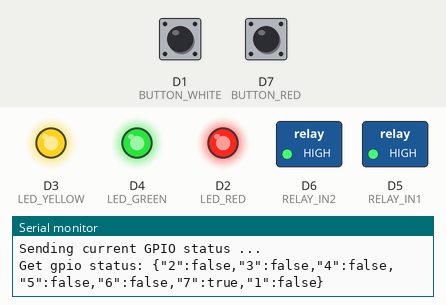
Simulated run of this sketch. Board: ESP8266 (NodeMCU). On the bench: switched loads named in the sketch (green lamp = pin HIGH), output pins drawn as LEDs (lit = HIGH), the last lines printed to the serial monitor. The test bench sets the inputs (shaded band); at power-on: D7 (BUTTON_RED) HIGH, D1 (BUTTON_WHITE) LOW. WiFi joins after 1.5 s; servers stay silent unless stated; no MQTT or app messages arrive unless stated.

Above: at 2.7 s.
2.8 s: D7 (BUTTON_RED) pulled LOW for 0.15 s
At 4.2 s:
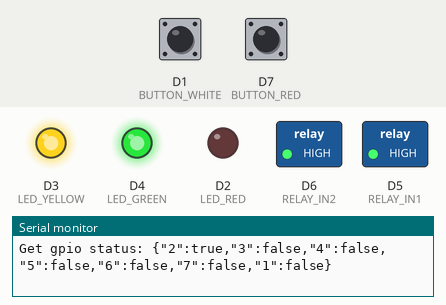
7.5 s: D7 (BUTTON_RED) pulled LOW for 1 s
At 7.8 s:
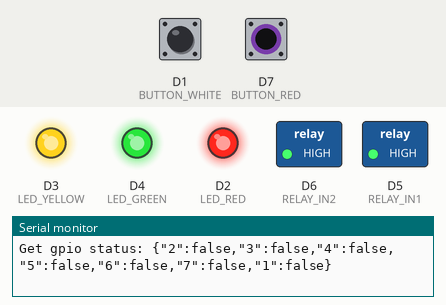
Timing chart, 0 to 10.5 s (numbered marks = the images above; inputs shaded):
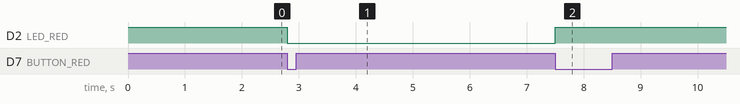

Measured:
- after the input at 2.8 s, D2 (LED_RED): HIGH → LOW at once
- after the input at 7.5 s, D2 (LED_RED): LOW → HIGH at once

The sketch:

Test-Send-Receive-2.ino
```cpp
// Includes
#include <ArduinoJson.h>
#include <PubSubClient.h>
#include <ESP8266WiFi.h>

// Defines
#define WIFI_AP "Dbz-Otthon"
#define WIFI_PASSWORD "19850317"
#define TOKEN "JTMNEoX4rwH3XaWuvrNN"
#define BUTTON_RED D7
#define BUTTON_WHITE D1
#define LED_RED D2
#define LED_YELLOW D3
#define LED_GREEN D4
#define RELAY_IN1 D5
#define RELAY_IN2 D6

// Variables
char thingsboardServer[] = "192.168.1.35";
bool state_BUTTON_RED, state_BUTTON_WHITE, state_LED_RED, state_LED_YELLOW, state_LED_GREEN, state_RELAY_IN1, state_RELAY_IN2;
bool lastState_BUTTON_RED, lastState_BUTTON_WHITE;
//unsigned long lastSend;

//ETC
WiFiClient wifiClient;
PubSubClient client(wifiClient);
int status = WL_IDLE_STATUS;

void setup()
{
  Serial.begin(115200);
  //lastSend = 0;

  // Init states
  state_BUTTON_RED = state_BUTTON_WHITE = state_LED_RED = state_LED_YELLOW = state_LED_GREEN = state_RELAY_IN1 = state_RELAY_IN2 = false;
  lastState_BUTTON_RED = lastState_BUTTON_WHITE = false;

  // Init GPIOs
  pinMode(BUTTON_RED, INPUT);
  pinMode(BUTTON_WHITE, INPUT);
  pinMode(LED_RED, OUTPUT);
  pinMode(LED_YELLOW, OUTPUT);
  pinMode(LED_GREEN, OUTPUT);
  pinMode(RELAY_IN1, OUTPUT);
  pinMode(RELAY_IN2, OUTPUT);

  digitalWrite(LED_RED, HIGH);
  digitalWrite(LED_YELLOW, HIGH);
  digitalWrite(LED_GREEN, HIGH);
  digitalWrite(RELAY_IN1, HIGH);
  digitalWrite(RELAY_IN2, HIGH);

  // Init WiFI
  InitWiFi();

  // Init Thingsboard
  client.setServer(thingsboardServer, 1883);
  client.setCallback(on_message);
}

void loop()
{
  loopInputs();

  if (!client.connected())
  {
    Reconnect();
  }

  /*
  if ( millis() - lastSend > 1000 ) // Update and send only after 1 seconds
  {
    //getAndSendData();
    lastSend = millis();
  }
  */

  client.loop();
}

void loopInputs()
{
  // Piros gomb toggle piros led
  lastState_BUTTON_RED = state_BUTTON_RED;
  state_BUTTON_RED = digitalRead(BUTTON_RED);
  if (lastState_BUTTON_RED == HIGH && state_BUTTON_RED == LOW)
  {
    state_LED_RED = !state_LED_RED;
    set_gpio_status(2, state_LED_RED);
    client.publish("v1/devices/me/attributes", get_gpio_status().c_str());
  }

  // Fehér gomb
  lastState_BUTTON_WHITE = state_BUTTON_WHITE;
  state_BUTTON_WHITE = digitalRead(BUTTON_WHITE);
  if (lastState_BUTTON_WHITE != state_BUTTON_WHITE)
  {
    client.publish("v1/devices/me/attributes", get_gpio_status().c_str());
  }
}

void on_message(const char* topic, byte* payload, unsigned int length)
{

  Serial.println("On message");

  char json[length + 1];
  strncpy (json, (char*)payload, length);
  json[length] = '\0';

  Serial.print("Topic: ");
  Serial.println(topic);
  Serial.print("Message: ");
  Serial.println(json);

  // Decode JSON request
  StaticJsonBuffer<200> jsonBuffer;
  JsonObject& data = jsonBuffer.parseObject((char*)json);

  if (!data.success())
  {
    Serial.println("parseObject() failed");
    return;
  }

  // Check request method
  String methodName = String((const char*)data["method"]);

  if (methodName.equals("getGpioStatus"))
  {
    // Reply with GPIO status
    String responseTopic = String(topic);
    responseTopic.replace("request", "response");
    client.publish(responseTopic.c_str(), get_gpio_status().c_str());
  }

  else if (methodName.equals("setGpioStatus"))
  {
    // Update GPIO status and reply
    set_gpio_status(data["params"]["pin"], data["params"]["enabled"]);
    String responseTopic = String(topic);
    responseTopic.replace("request", "response");
    client.publish(responseTopic.c_str(), get_gpio_status().c_str());
    client.publish("v1/devices/me/attributes", get_gpio_status().c_str());
  }
}

String get_gpio_status()
{
  StaticJsonBuffer<200> jsonBuffer;
  JsonObject& data = jsonBuffer.createObject();

  data[String(2)] = state_LED_RED ? true : false;
  data[String(3)] = state_LED_YELLOW ? true : false;
  data[String(4)] = state_LED_GREEN ? true : false;
  data[String(5)] = state_RELAY_IN1 ? true : false;
  data[String(6)] = state_RELAY_IN2 ? true : false;
  data[String(7)] = state_BUTTON_RED ? true : false;
  data[String(1)] = state_BUTTON_WHITE ? true : false;

  char payload[256];
  data.printTo(payload, sizeof(payload));
  String strPayload = String(payload);
  Serial.print("Get gpio status: ");
  Serial.println(strPayload);
  return strPayload;
}

void set_gpio_status(int pin, boolean enabled)
{
  if (pin == 2)
  {
    digitalWrite(LED_RED, enabled ? LOW : HIGH);
    state_LED_RED = enabled;
  }
  else if (pin == 3)
  {
    digitalWrite(LED_YELLOW, enabled ? LOW : HIGH);
    state_LED_YELLOW = enabled;
  }
  else if (pin == 4)
  {
    digitalWrite(LED_GREEN, enabled ? LOW : HIGH);
    state_LED_GREEN = enabled;
  }
  else if (pin == 5)
  {
    digitalWrite(RELAY_IN1, enabled ? LOW : HIGH);
    state_RELAY_IN1 = enabled;
  }
  else if (pin == 6)
  {
    digitalWrite(RELAY_IN2, enabled ? LOW : HIGH);
    state_RELAY_IN2 = enabled;
  }
}

void InitWiFi()
{
  Serial.print("Connecting to: ");
  Serial.println(WIFI_AP);

  WiFi.begin(WIFI_AP, WIFI_PASSWORD);
  while (WiFi.status() != WL_CONNECTED)
  {
    delay(500);
    Serial.print(".");
  }
  Serial.println("\nConnected to WiFi!");
}

void Reconnect()
{
  while (!client.connected())
  {
    status = WiFi.status();
    if (status != WL_CONNECTED)
    {
      InitWiFi();
    }

    Serial.println("Connecting to ThingsBoard");
    if (client.connect("Test-Send-Receive", TOKEN, NULL))
    {
      Serial.println("DONE!");
      // Subscribing to receive RPC requests
      client.subscribe("v1/devices/me/rpc/request/+");
      // Sending current GPIO status
      Serial.println("Sending current GPIO status ...");
      client.publish("v1/devices/me/attributes", get_gpio_status().c_str());
    }
    else
    {
      Serial.print("FAILED! [rc = ");
      Serial.print(client.state());
      Serial.println(" : retrying in 1 second]");
      delay(1000);
    }
  }
}
```
